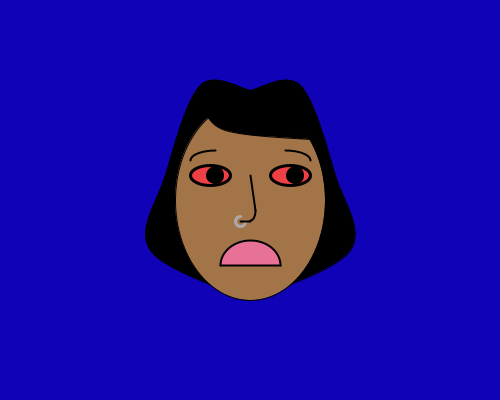
Frame 1 (no input)
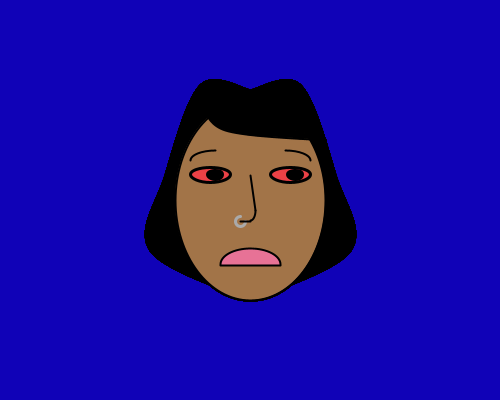
Frame 60 (the mouse pressed at the canvas centre just before this capture)
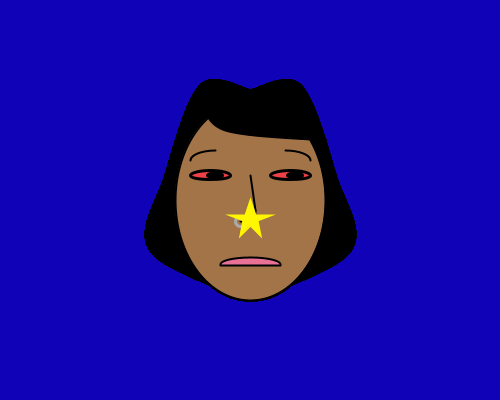
Frame 120 (the mouse held since frame 60 and released just before this capture)

The Processing sketch that drew these frames (run headless with seeded random() and noise(); from frame 60 on, the mouse is pressed at the canvas centre):

// Processing sketch: processing_38265
// ── processing_38265.pde

//float backgroundR = 16;
//float backgroundG = 2;
//float backgroundB = 183;
float change = 0.3;
float mouth = 50;
float eye1 = 20;
float eye2 = 15;
float speed = 0.09;

void setup(){
  size(500,400); //set up size of window
  frameRate(50);
  smooth();//smooth
  background(16,2,183);
} 

void draw(){
    //draw hair
  fill(0);
  beginShape(); //left side
  curveVertex(250,90);
  curveVertex(250,90);
  curveVertex(200,85);
  curveVertex(165,175);
  curveVertex(150,250);
  curveVertex(250,300);
  curveVertex(250,300);
  endShape();
  beginShape(); //right side
  curveVertex(250,90);
  curveVertex(250,90);
  curveVertex(300,85);
  curveVertex(335,175);
  curveVertex(350,250);
  curveVertex(250,300);
  curveVertex(250,300);
  endShape();
  //draw head
  fill(162,116,72);
  ellipse(250,200,150,200);
  //draw bangs
  fill(0);
  beginShape(); //bangs
  curveVertex(200,100);
  curveVertex(200,100);
  curveVertex(225,130);
  curveVertex(325,140);
  curveVertex(325,140);
  endShape();
  ellipse(265,115,100,40);
  ellipse(300,133,10,10);
   //draw eyes
  fill(237,65,70);
  strokeWeight(3);
  ellipse(210,175,40,eye1);
  ellipse(290,175,40,eye1);
  fill(0);
  ellipse(215,175,15,eye2);
  ellipse(295,175,15,eye2);
  //draw nose
  stroke(0);
  strokeWeight(2);
  line(250,175,255,210);
  noFill();
  stroke(0);
  strokeWeight(2);
  arc(250,210,10,20,0,PI/2);
  stroke(170); //nose ring
  strokeWeight(3);
  arc(240,221,10,10,0,TWO_PI-PI/2);
  stroke(0); //completes the nose
  strokeWeight(2);
  line(250,221,240,221);
  //draw eyebrows
  stroke(0);
  strokeWeight(2);
  arc(215,160,50,20,PI,TWO_PI-PI/2);
  arc(285,160,50,20,TWO_PI-PI/2,TWO_PI);
  //animate stars when mouse is pressed
  if (mousePressed){
  beginShape();
  fill(255,247,0);
  stroke(255,247,0);
  strokeWeight(2);
  smooth();
  vertex(mouseX,mouseY);
  vertex(mouseX-5,mouseY+15);
  vertex(mouseX-20,mouseY+15);
  vertex(mouseX-7,mouseY+20);
  vertex(mouseX-10,mouseY+35);
  vertex(mouseX,mouseY+25);
  vertex(mouseX+10,mouseY+35);
  vertex(mouseX+7,mouseY+20);
  vertex(mouseX+20,mouseY+15);
  vertex(mouseX+5,mouseY+15);
  endShape(CLOSE);
}
  //animate mouth closing
  stroke(0);
  strokeWeight(2);
  fill(231,114,150);
  arc(250,265,60,mouth,PI,TWO_PI);
  line(220,265,280,265);
  mouth = mouth-change;
  if (mouth<0){
    change = change * -5;
  }
  if (mouth>50){
    change = 0;
  }
  //animate eyes closing
  eye1 = eye1-speed;
  if (eye1<0){
    speed = speed*-5;
  }
  if (eye1>20){
    speed = 0;
  }
  eye2 = eye2-speed;
  if (eye2<=0){
    speed = speed*-5;
  }   
  if (eye2>=15){
    speed = 0;
  }
   // background(backgroundR,backgroundG,backgroundB);
   //backgroundR = backgroundR-change;
   //backgroundG = backgroundG-change;
   //backgroundB = backgroundB-change;
   //animate stars when mouse is pressed
}
